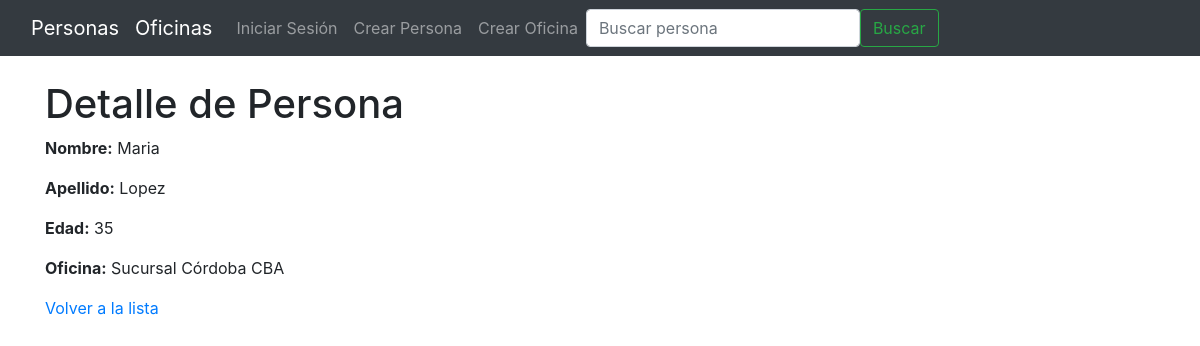
Screenshot of /persona/detalle/123/ with the database file from the repository.
### persona/models.py (models this page shows, shortened)
class Persona(models.Model):
    nombre = models.CharField(verbose_name="Nombre", max_length=50)
    apellido = models.CharField(verbose_name="Apellido", max_length=50)
    edad = models.IntegerField(verbose_name="Edad")
    oficina = models.ForeignKey('oficina.Oficina', on_delete=models.CASCADE)
    class Meta:
        verbose_name = 'Persona'
        verbose_name_plural = 'Personas'

### oficina/models.py (models this page shows)
class Oficina(models.Model):
    nombre = models.CharField(verbose_name="Nombre", max_length=50)
    nombre_corto = models.CharField(verbose_name="Nombre Corto", max_length=20)
    class Meta:
        verbose_name = 'Oficina'
        verbose_name_plural = 'Oficinas'
    def __str__(self):
        return f"{self.nombre} {self.nombre_corto}"

### persona/views.py (the view)
class PersonaDetailView(DetailView):
    model = Persona
    template_name = "persona/detalle.html"
    context_object_name = "persona"

### templates/persona/detalle.html
{% extends 'base.html' %}
{% block content %}
    <h1>Detalle de Persona</h1>
    <p><strong>Nombre:</strong> {{ persona.nombre }}</p>
    <p><strong>Apellido:</strong> {{ persona.apellido }}</p>
    <p><strong>Edad:</strong> {{ persona.edad }}</p>
    <p><strong>Oficina:</strong> {{ persona.oficina }}</p>
    <a href="{% url 'persona:lista' %}">Volver a la lista</a>
{% endblock content %}

### rows the page displays
Persona: nombre "Maria", apellido "Lopez", edad "35", oficina "Sucursal Córdoba CBA"
